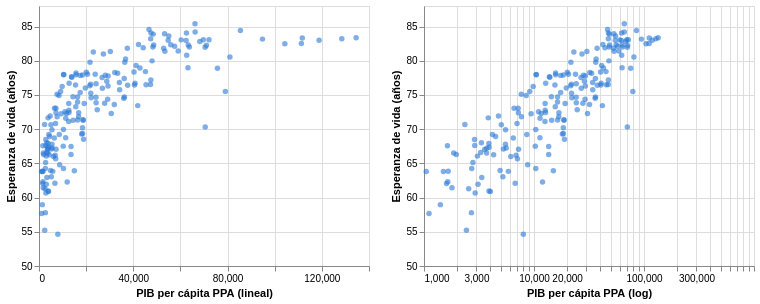

Notebook code for this chart:
### Markdown cell above
## 1. El patrón

En escala lineal la relación es una curva que se aplana: pasar de 2.000 a 10.000 dólares cambia mucho más la esperanza de vida que pasar de 50.000 a 58.000. En escala logarítmica se vuelve casi una recta (es la llamada *curva de Preston*).

### Code cell
base = alt.Chart(corte).mark_circle(opacity=0.6, color="#2a78d6").encode(
    y=alt.Y("vida:Q", scale=alt.Scale(domain=[50, 88]), title="Esperanza de vida (años)"),
    tooltip=["pais", "pib", "vida"],
).properties(width=330, height=260)

base.encode(x=alt.X("pib:Q", title="PIB per cápita PPA (lineal)")) | \
base.encode(x=alt.X("pib:Q", scale=alt.Scale(type="log"), title="PIB per cápita PPA (log)"))

### Figure 1 — Vega-Lite specification as saved in the notebook (floating-point values rounded to 4 significant figures; data arrays with more than 128 entries replaced by an {"elided": "..."} marker saying what was removed)
{"config": {"view": {"continuousWidth": 300, "continuousHeight": 300}}, "hconcat": [{"mark": {"type": "circle", "color": "#2a78d6", "opacity": 0.6}, "encoding": {"tooltip": [{"field": "pais", "type": "nominal"}, {"field": "pib", "type": "quantitative"}, {"field": "vida", "type": "quantitative"}], "x": {"field": "pib", "title": "PIB per cápita PPA (lineal)", "type": "quantitative"}, "y": {"field": "vida", "scale": {"domain": [50, 88]}, "title": "Esperanza de vida (años)", "type": "quantitative"}}, "height": 260, "width": 330}, {"mark": {"type": "circle", "color": "#2a78d6", "opacity": 0.6}, "encoding": {"tooltip": [{"field": "pais", "type": "nominal"}, {"field": "pib", "type": "quantitative"}, {"field": "vida", "type": "quantitative"}], "x": {"field": "pib", "scale": {"type": "log"}, "title": "PIB per cápita PPA (log)", "type": "quantitative"}, "y": {"field": "vida", "scale": {"domain": [50, 88]}, "title": "Esperanza de vida (años)", "type": "quantitative"}}, "height": 260, "width": 330}], "data": {"name": "data-e23915a92cdc42048f01fa5667caf0b4"}, "$schema": "https://vega.github.io/schema/vega-lite/v6.4.1.json", "datasets": {"data-e23915a92cdc42048f01fa5667caf0b4": {"elided": "195 records"}}}
